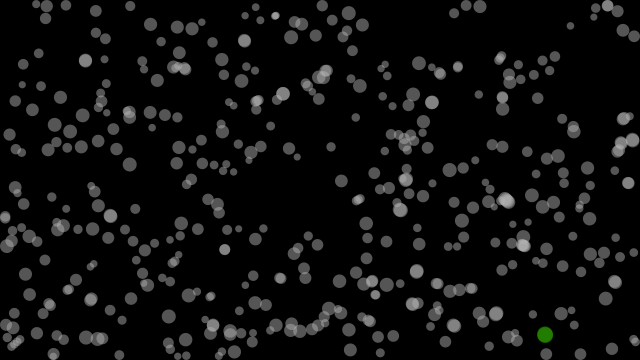
Frame 1 (no input)
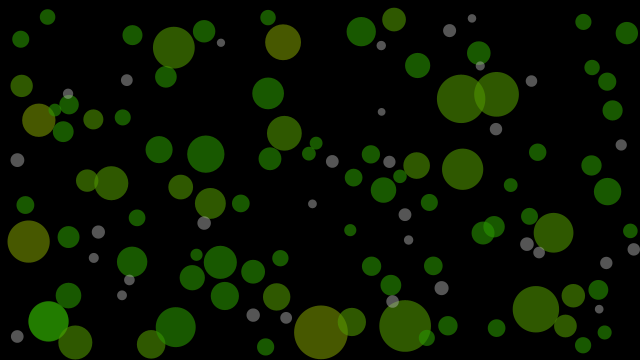
Frame 60 (the mouse pressed at the canvas centre just before this capture)
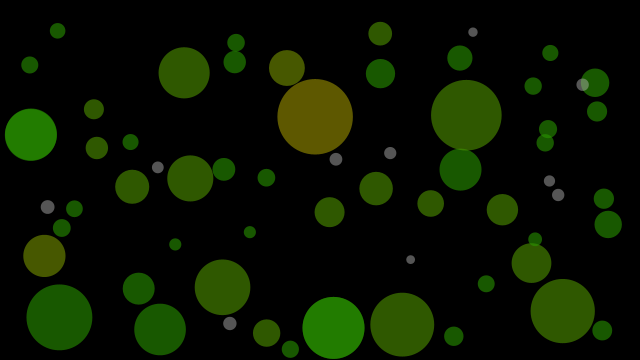
Frame 120 (the mouse held since frame 60 and released just before this capture)

The Processing sketch that drew these frames (run headless with seeded random() and noise(); from frame 60 on, the mouse is pressed at the canvas centre):

// Processing sketch: processing_165654
// ── processing_165654.pde

int numBalls = 520;
float spring = 0.1;
float gravity = 0.005;
float friction = -0.95;
float fr2 = 0.99;
ArrayList<Ball> balls = new ArrayList<Ball>();

void setup() {
  size(640, 360);
  for (int i = 0; i < numBalls; i++) {
    balls.add( new Ball(random(width), random(height), random(2, 8) ) );
    balls.get(i).impulse(10*rndQ(), 10*rndQ());
  }
  noStroke();
  fill(255, 204);
}

void draw() {
  background(0);
  for (int i = balls.size ()-1; i >= 0; i--) {
    if (balls.get(i).state == 1) {
      balls.remove(i);
    } else {
      balls.get(i).collisions(i);
      balls.get(i).move();
      balls.get(i).display();
    }
  }
}

class Ball {

  float x, y;
  float diameter;
  float m;
  float px;
  float py;
  float Exgy;
  int id;
  ArrayList<Ball> others;
  int state = 0;

  Ball(float xin, float yin, float min) {
    x = xin;
    y = yin;
    m = min;
    diameter = 5 * sqrt(m);
    px = 0;
    py = 0;
    Exgy = 0;
  }
  Ball(float xin, float yin, float min, float pxin, float pyin, float Ein) {
    x = xin;
    y = yin;
    m = min;
    diameter = 5 * sqrt(m);
    px = pxin;
    py = pyin;
    Exgy = Ein;
  }
  void collisions(int pos) {
    id = pos;
    for (int i = pos-1; i >= 0; i--) {
      float dx = balls.get(i).x - x;
      float dy = balls.get(i).y - y;
      float distance = sqrt(dx*dx + dy*dy);
      float minDist = balls.get(i).diameter/2 + diameter/2;
      if (distance < minDist) {
        balls.get(i).id = i;
        collide(balls.get(i));
      }
    }
  }

  void collide(Ball other) {
    float dx = other.x - x;
    float dy = other.y - y;
    float distance = dst( dx, dy );
    float minDist = (other.diameter + diameter)/2;
    float angle = atan2(dy, dx);
    if (random(100) > distance/minDist * 110) {
      println(distance/minDist * 200);
      state = 1;
      // combine values
      float m3 = m + other.m;
      float x3 = (x * m + other.x * other.m)/(m3);
      float y3 = (y * m + other.y * other.m)/(m3);
      float px3 = px + other.px;
      float py3 = py + other.py;
      float E_T = Exgy + other.Exgy + ( qdr(px, py)/m + qdr(other.px, other.py)/other.m )/2 ;
      float Exgy3 = E_T - qdr(px3, py3)/(2*m3);
      // create new Ball
      Ball nu = new Ball(x3, y3, m3, px3, py3, Exgy3);
      nu.state = 2+other.state;
      balls.remove(other.id);
      balls.add(nu);
    } else {
      // bounce - repel
      float targetX = x + cos(angle) * minDist;
      float targetY = y + sin(angle) * minDist;
      float Fx = (targetX - other.x) * spring;
      float Fy = (targetY - other.y) * spring;
      px -= Fx;
      py -= Fy;
      other.px += Fx;
      other.py += Fy;
    }
  }

  void move() {
    py += gravity*m;
    x += px/m;
    y += py/m;
    if (x + diameter/2 > width) {
      x = width - diameter/2;
      px *= friction;
    } else if (x - diameter/2 < 0) {
      x = diameter/2;
      px *= friction;
    }
    if (y + diameter/2 > height) {
      y = height - diameter/2;
      py *= friction;
    } else if (y - diameter/2 < 0) {
      y = diameter/2;
      py *= friction;
    }
  }

  void impulse(float i_x, float i_y) {
    px += i_x;
    py += i_y;
  }

  void display() {
    fill(180, 120);
    if (state == 1)
      fill(200, 0, 0, 150);
    if (state >= 2)
      fill(state*20, 150, 0, 150);
    ellipse(x, y, diameter, diameter);
  }
}

void keyPressed() {
  if (key == CODED) {
    if (keyCode == UP)
      ;
    if (keyCode == DOWN)
      ;
    if (keyCode == LEFT)
      ;
    if (keyCode == RIGHT)
      ;
  }
}

float qdr(float x_, float y_) {
  return x_*x_ + y_*y_;
}
float dst(float x_, float y_) {
  return sqrt(qdr(x_, y_));
}

float rndQ() {
  return 0.02*random(100)-1.0;
}
